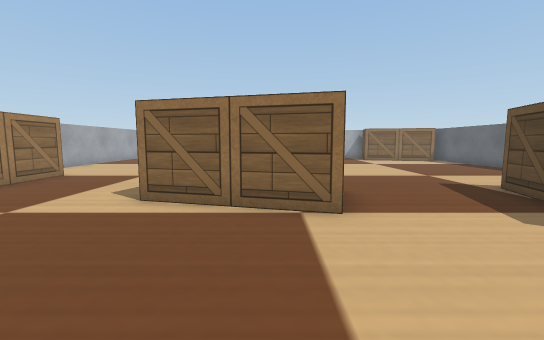
View 1 (above)

14 first-person views from a walk through a robot-simulator world made for Webots. The camera is 0.06 m above the floor, tilts 6° down and sees 90° across. The floor is counted in squares, 0.05 m on a side. Each view is taken from the middle of a square. On the plan, view 1 faces up. The plan holds only what a view shows up to about 12 squares ahead; the rest is blank. The robots in the file are not drawn. Simple shapes and patterns stand in for the simulator's stock objects.

View 2
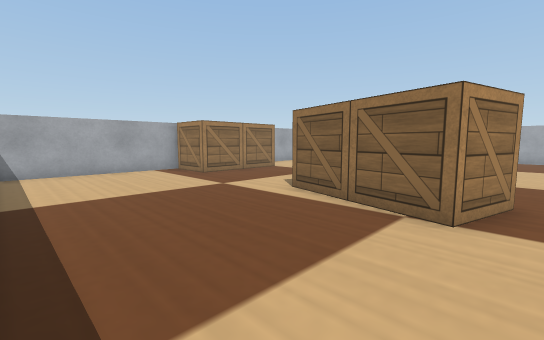

View 3
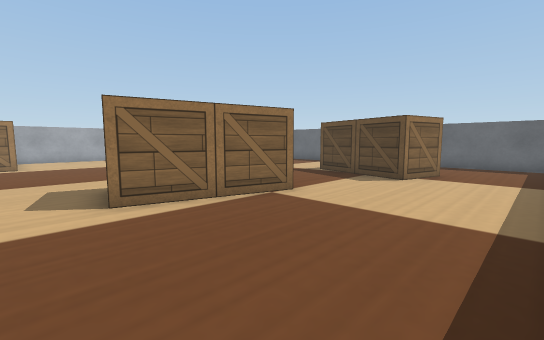

View 4
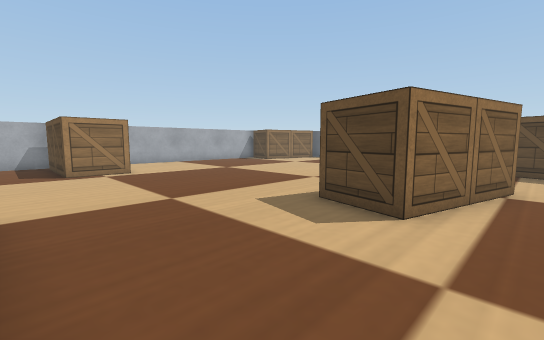

View 5
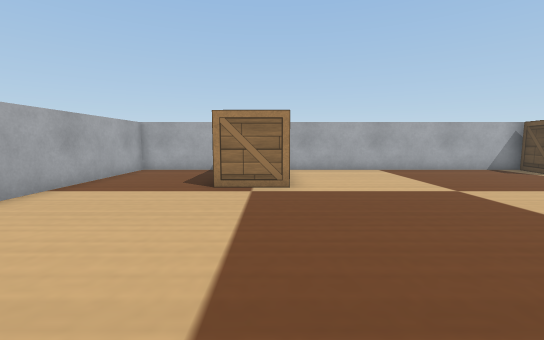

View 6
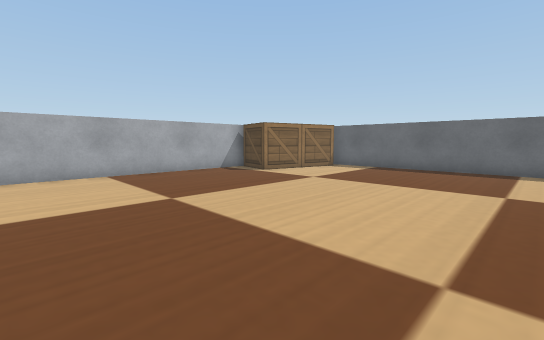

View 7
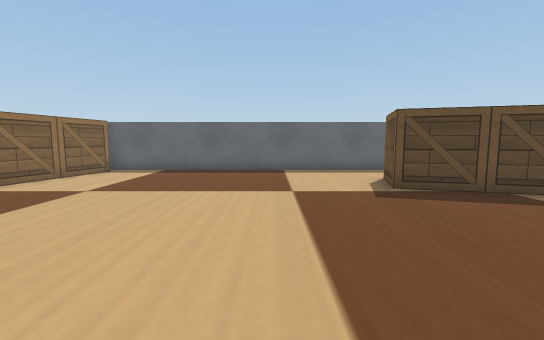

View 8
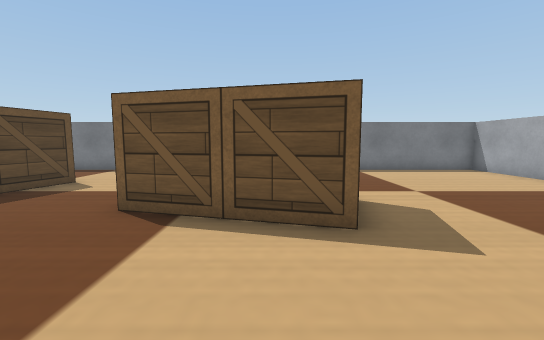

View 9
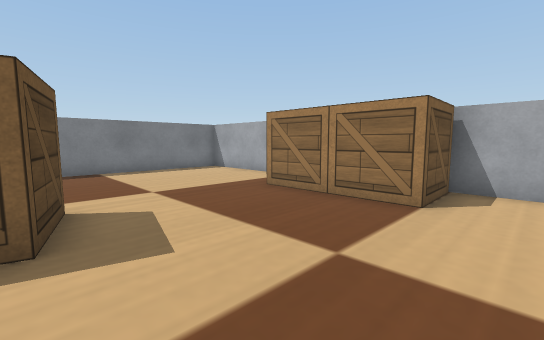

View 10
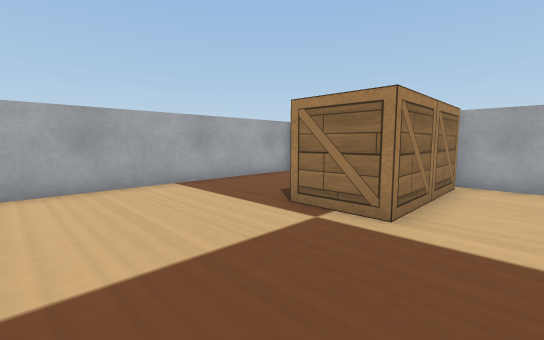

View 11
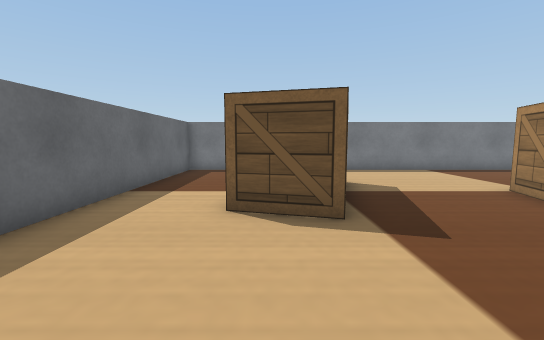

View 12
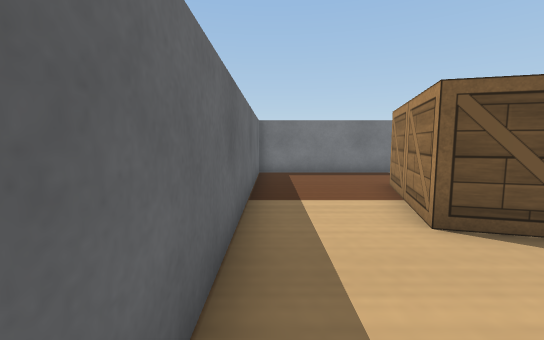

View 13
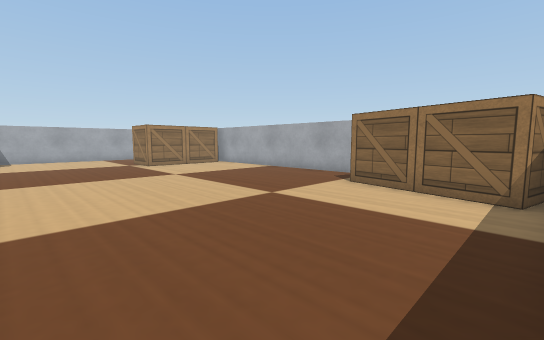

View 14
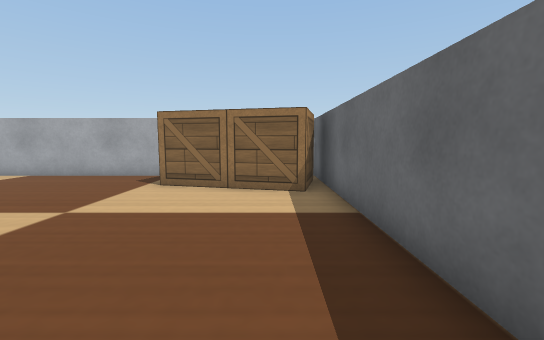

### Floor plan
Key: @ floor where view 1 was taken; # wall or solid block; . floor; B wooden box.
Columns run from 10 left of view 1 to 11 right of it. Each row starts with its distance up from view 1.
 20 ##################  ##
 19 #....BB.........B    #
 18 #....BB.........B   B#
 17 #....BB.........BBBBB#
 16 #....BB..............#
 15 #....BB..............#
 14 #....................#
 13 #....................#
 12 #....................#
 11 #....................#
 10 #....................#
  9 #BBB.................#
  8    B.................#
  7    B....BBB.....B....#
  6 #BBB...BB  BB...BBB..#
  5 #.......BBBB...BBB...#
  4 #..............B B...#
  3 #..............BBB...#
  2 #....................#
  1 #....................#
  0 #.........@..........#
 -1 ######################

Where each view was taken, in squares from view 1:
view 1: 0 up, 0 right, facing up
view 2: 0 up, 2 right, facing up-left
view 3: 0 up, 4 left, facing up-right
view 4: 4 up, 7 left, facing up-right
view 5: 8 up, 4 left, facing up
view 6: 9 up, 2 left, facing up-right
view 7: 10 up, 1 left, facing right
view 8: 11 up, 1 left, facing down
view 9: 11 up, 2 left, facing down-left
view 10: 11 up, 2 left, facing up-left
view 11: 11 up, 7 right, facing down
view 12: 10 up, 10 right, facing down
view 13: 10 up, 10 right, facing up-left
view 14: 10 up, 9 right, facing up
